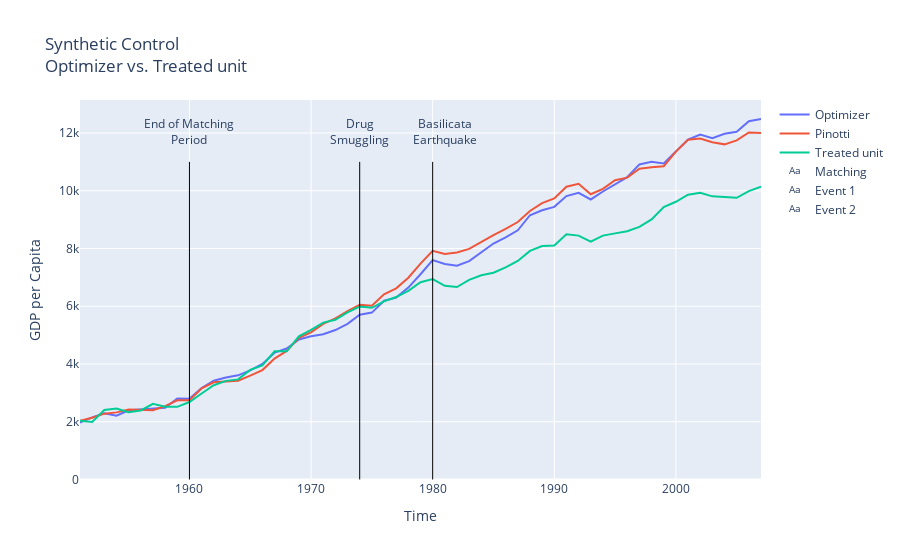

The cell this chart's notebook holds for it:
### Markdown cell above
#### Graphical Comparison

### Code cell
y_synth_paper = (w_paper[0] @ y_control_all)
y_synth_opt = w.value[0] @ y_control_all

fig = go.Figure()
fig.add_trace(go.Scatter(x=list(data.year.unique()), y=y_synth_opt,
                    mode='lines', name='Optimizer'))
fig.add_trace(go.Scatter(x=list(data.year.unique()), y=y_synth_paper,
                    mode='lines', name='Pinotti'))
fig.add_trace(go.Scatter(x=list(data.year.unique()), y=y_treat_all[0],
                    mode='lines', name='Treated unit'))

fig.add_shape(dict(type="line", x0=1960, y0=0, x1=1960, y1=11000,
                   line=dict(color="Black", width=1)))

fig.add_shape(dict(type="line", x0=1974, y0=0, x1=1974, y1=11000,
                   line=dict(color="Black", width=1)))

fig.add_shape(dict(type="line", x0=1980, y0=0, x1=1980, y1=11000,
                   line=dict(color="Black", width=1)))

fig.add_trace(go.Scatter(x=[1960], y=[12000], mode="text",
    name="Matching", text=["End of Matching<br>Period"]))

fig.add_trace(go.Scatter(x=[1974], y=[12000], mode="text",
    name="Event 1", text=["Drug<br>Smuggling"]))

fig.add_trace(go.Scatter(x=[1981], y=[12000], mode="text",
    name="Event 2", text=["Basilicata<br>Earthquake"]))

fig.update_layout(title='Synthetic Control<br>Optimizer vs. Treated unit',
                   xaxis_title='Time', yaxis_title='GDP per Capita')

# Dynamic graph
fig.show()

# Static graph only for display on github
fig.show(renderer="png")

### Figure 1 — Plotly figure (JSON) as saved in the notebook; plotly's stock layout.template omitted (floating-point values rounded to 4 significant figures)
{"data": [{"mode": "lines", "name": "Optimizer", "type": "scatter", "x": [1951, 1952, 1953, 1954, 1955, 1956, 1957, 1958, 1959, 1960, 1961, 1962, 1963, 1964, 1965, 1966, 1967, 1968, 1969, 1970, 1971, 1972, 1973, 1974, 1975, 1976, 1977, 1978, 1979, 1980, 1981, 1982, 1983, 1984, 1985, 1986, 1987, 1988, 1989, 1990, 1991, 1992, 1993, 1994, 1995, 1996, 1997, 1998, 1999, 2000, 2001, 2002, 2003, 2004, 2005, 2006, 2007], "y": [1973.0, 2150.0, 2292.0, 2207.0, 2396.0, 2430.0, 2446.0, 2487.0, 2804.0, 2796.0, 3162.0, 3419.0, 3530.0, 3608.0, 3778.0, 3999.0, 4393.0, 4535.0, 4848.0, 4958.0, 5029.0, 5175.0, 5392.0, 5708.0, 5780.0, 6190.0, 6299.0, 6645.0, 7108.0, 7597.0, 7466.0, 7403.0, 7564.0, 7881.0, 8173.0, 8385.0, 8628.0, 9152.0, 9322.0, 9442.0, 9814.0, 9929.0, 9698.0, 9973.0, 10220.0, 10470.0, 10910.0, 11000.0, 10950.0, 11370.0, 11770.0, 11940.0, 11820.0, 11970.0, 12040.0, 12410.0, 12480.0]}, {"mode": "lines", "name": "Pinotti", "type": "scatter", "x": [1951, 1952, 1953, 1954, 1955, 1956, 1957, 1958, 1959, 1960, 1961, 1962, 1963, 1964, 1965, 1966, 1967, 1968, 1969, 1970, 1971, 1972, 1973, 1974, 1975, 1976, 1977, 1978, 1979, 1980, 1981, 1982, 1983, 1984, 1985, 1986, 1987, 1988, 1989, 1990, 1991, 1992, 1993, 1994, 1995, 1996, 1997, 1998, 1999, 2000, 2001, 2002, 2003, 2004, 2005, 2006, 2007], "y": [2030.0, 2138.0, 2280.0, 2324.0, 2424.0, 2414.0, 2396.0, 2539.0, 2741.0, 2743.0, 3158.0, 3364.0, 3402.0, 3423.0, 3598.0, 3789.0, 4189.0, 4453.0, 4908.0, 5096.0, 5391.0, 5582.0, 5831.0, 6054.0, 6020.0, 6413.0, 6621.0, 6988.0, 7478.0, 7921.0, 7810.0, 7862.0, 7985.0, 8234.0, 8467.0, 8680.0, 8916.0, 9300.0, 9573.0, 9736.0, 10140.0, 10240.0, 9879.0, 10070.0, 10370.0, 10450.0, 10770.0, 10810.0, 10850.0, 11360.0, 11770.0, 11810.0, 11680.0, 11610.0, 11740.0, 12020.0, 12000.0]}, {"mode": "lines", "name": "Treated unit", "type": "scatter", "x": [1951, 1952, 1953, 1954, 1955, 1956, 1957, 1958, 1959, 1960, 1961, 1962, 1963, 1964, 1965, 1966, 1967, 1968, 1969, 1970, 1971, 1972, 1973, 1974, 1975, 1976, 1977, 1978, 1979, 1980, 1981, 1982, 1983, 1984, 1985, 1986, 1987, 1988, 1989, 1990, 1991, 1992, 1993, 1994, 1995, 1996, 1997, 1998, 1999, 2000, 2001, 2002, 2003, 2004, 2005, 2006, 2007], "y": [2034.0, 1993.0, 2406.0, 2456.0, 2328.0, 2392.0, 2622.0, 2522.0, 2515.0, 2683.0, 2979.0, 3265.0, 3415.0, 3467.0, 3796.0, 3950.0, 4440.0, 4440.0, 4960.0, 5179.0, 5432.0, 5532.0, 5784.0, 5990.0, 5945.0, 6169.0, 6318.0, 6532.0, 6833.0, 6943.0, 6708.0, 6664.0, 6911.0, 7072.0, 7161.0, 7345.0, 7568.0, 7917.0, 8084.0, 8103.0, 8490.0, 8446.0, 8235.0, 8447.0, 8524.0, 8599.0, 8748.0, 9005.0, 9432.0, 9618.0, 9863.0, 9932.0, 9805.0, 9784.0, 9754.0, 9985.0, 10140.0]}, {"mode": "text", "name": "Matching", "text": ["End of Matching<br>Period"], "type": "scatter", "x": [1960], "y": [12000]}, {"mode": "text", "name": "Event 1", "text": ["Drug<br>Smuggling"], "type": "scatter", "x": [1974], "y": [12000]}, {"mode": "text", "name": "Event 2", "text": ["Basilicata<br>Earthquake"], "type": "scatter", "x": [1981], "y": [12000]}], "layout": {"shapes": [{"line": {"color": "Black", "width": 1}, "type": "line", "x0": 1960, "x1": 1960, "y0": 0, "y1": 11000}, {"line": {"color": "Black", "width": 1}, "type": "line", "x0": 1974, "x1": 1974, "y0": 0, "y1": 11000}, {"line": {"color": "Black", "width": 1}, "type": "line", "x0": 1980, "x1": 1980, "y0": 0, "y1": 11000}], "title": {"text": "Synthetic Control<br>Optimizer vs. Treated unit"}, "xaxis": {"title": {"text": "Time"}}, "yaxis": {"title": {"text": "GDP per Capita"}}}}
